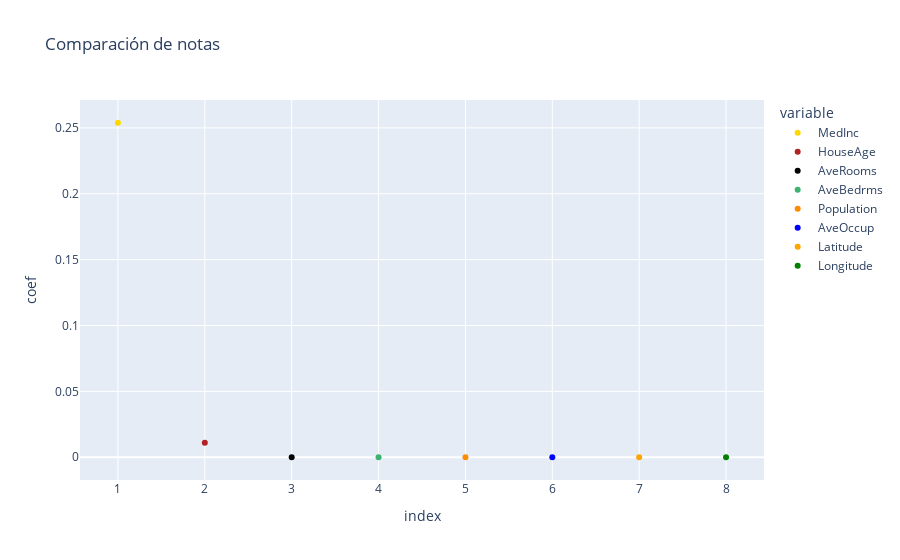

The notebook cell this image was saved under:
### Code cell
# Existe alguna correlación entre las notas de matemáticas y escritura
my_df = pd.DataFrame(columns = ["index","variable", "coef"])
my_df["index"] = [1, 2, 3, 4, 5 ,6 ,7 ,8]
my_df["variable"] = df_data.columns
my_df["coef"] = my_coef

fig = px.scatter(my_df, x="index", y="coef", color="variable", title = "Comparación de notas",
                color_discrete_map={"MedInc": "gold", "HouseAge": "firebrick",
                                    "AveRooms": "black", "AveBedrms": "mediumseagreen",
                                    "Population": "darkorange", "AveOccup": "blue", "Latitude": "orange",
                                    "Longitude": "green"},
                trendline="ols")
fig.show()

### Figure 1 — Plotly figure (JSON) as saved in the notebook; plotly's stock layout.template omitted (floating-point values rounded to 4 significant figures)
{"data": [{"hovertemplate": "variable=MedInc<br>index=%{x}<br>coef=%{y}<extra></extra>", "legendgroup": "MedInc", "marker": {"color": "gold", "symbol": "circle"}, "mode": "markers", "name": "MedInc", "orientation": "v", "showlegend": true, "type": "scatter", "x": [1], "xaxis": "x", "y": [0.2539], "yaxis": "y"}, {"hovertemplate": "variable=MedInc<extra></extra>", "legendgroup": "MedInc", "marker": {"color": "gold", "symbol": "circle"}, "mode": "lines", "name": "MedInc", "showlegend": false, "type": "scatter", "xaxis": "x", "yaxis": "y"}, {"hovertemplate": "variable=HouseAge<br>index=%{x}<br>coef=%{y}<extra></extra>", "legendgroup": "HouseAge", "marker": {"color": "firebrick", "symbol": "circle"}, "mode": "markers", "name": "HouseAge", "orientation": "v", "showlegend": true, "type": "scatter", "x": [2], "xaxis": "x", "y": [0.01097], "yaxis": "y"}, {"hovertemplate": "variable=HouseAge<extra></extra>", "legendgroup": "HouseAge", "marker": {"color": "firebrick", "symbol": "circle"}, "mode": "lines", "name": "HouseAge", "showlegend": false, "type": "scatter", "xaxis": "x", "yaxis": "y"}, {"hovertemplate": "variable=AveRooms<br>index=%{x}<br>coef=%{y}<extra></extra>", "legendgroup": "AveRooms", "marker": {"color": "black", "symbol": "circle"}, "mode": "markers", "name": "AveRooms", "orientation": "v", "showlegend": true, "type": "scatter", "x": [3], "xaxis": "x", "y": [0], "yaxis": "y"}, {"hovertemplate": "variable=AveRooms<extra></extra>", "legendgroup": "AveRooms", "marker": {"color": "black", "symbol": "circle"}, "mode": "lines", "name": "AveRooms", "showlegend": false, "type": "scatter", "xaxis": "x", "yaxis": "y"}, {"hovertemplate": "variable=AveBedrms<br>index=%{x}<br>coef=%{y}<extra></extra>", "legendgroup": "AveBedrms", "marker": {"color": "mediumseagreen", "symbol": "circle"}, "mode": "markers", "name": "AveBedrms", "orientation": "v", "showlegend": true, "type": "scatter", "x": [4], "xaxis": "x", "y": [0], "yaxis": "y"}, {"hovertemplate": "variable=AveBedrms<extra></extra>", "legendgroup": "AveBedrms", "marker": {"color": "mediumseagreen", "symbol": "circle"}, "mode": "lines", "name": "AveBedrms", "showlegend": false, "type": "scatter", "xaxis": "x", "yaxis": "y"}, {"hovertemplate": "variable=Population<br>index=%{x}<br>coef=%{y}<extra></extra>", "legendgroup": "Population", "marker": {"color": "darkorange", "symbol": "circle"}, "mode": "markers", "name": "Population", "orientation": "v", "showlegend": true, "type": "scatter", "x": [5], "xaxis": "x", "y": [1.118e-05], "yaxis": "y"}, {"hovertemplate": "variable=Population<extra></extra>", "legendgroup": "Population", "marker": {"color": "darkorange", "symbol": "circle"}, "mode": "lines", "name": "Population", "showlegend": false, "type": "scatter", "xaxis": "x", "yaxis": "y"}, {"hovertemplate": "variable=AveOccup<br>index=%{x}<br>coef=%{y}<extra></extra>", "legendgroup": "AveOccup", "marker": {"color": "blue", "symbol": "circle"}, "mode": "markers", "name": "AveOccup", "orientation": "v", "showlegend": true, "type": "scatter", "x": [6], "xaxis": "x", "y": [0], "yaxis": "y"}, {"hovertemplate": "variable=AveOccup<extra></extra>", "legendgroup": "AveOccup", "marker": {"color": "blue", "symbol": "circle"}, "mode": "lines", "name": "AveOccup", "showlegend": false, "type": "scatter", "xaxis": "x", "yaxis": "y"}, {"hovertemplate": "variable=Latitude<br>index=%{x}<br>coef=%{y}<extra></extra>", "legendgroup": "Latitude", "marker": {"color": "orange", "symbol": "circle"}, "mode": "markers", "name": "Latitude", "orientation": "v", "showlegend": true, "type": "scatter", "x": [7], "xaxis": "x", "y": [0], "yaxis": "y"}, {"hovertemplate": "variable=Latitude<extra></extra>", "legendgroup": "Latitude", "marker": {"color": "orange", "symbol": "circle"}, "mode": "lines", "name": "Latitude", "showlegend": false, "type": "scatter", "xaxis": "x", "yaxis": "y"}, {"hovertemplate": "variable=Longitude<br>index=%{x}<br>coef=%{y}<extra></extra>", "legendgroup": "Longitude", "marker": {"color": "green", "symbol": "circle"}, "mode": "markers", "name": "Longitude", "orientation": "v", "showlegend": true, "type": "scatter", "x": [8], "xaxis": "x", "y": [0], "yaxis": "y"}, {"hovertemplate": "variable=Longitude<extra></extra>", "legendgroup": "Longitude", "marker": {"color": "green", "symbol": "circle"}, "mode": "lines", "name": "Longitude", "showlegend": false, "type": "scatter", "xaxis": "x", "yaxis": "y"}], "layout": {"legend": {"title": {"text": "variable"}, "tracegroupgap": 0}, "title": {"text": "Comparación de notas"}, "xaxis": {"anchor": "y", "domain": [0, 1], "title": {"text": "index"}}, "yaxis": {"anchor": "x", "domain": [0, 1], "title": {"text": "coef"}}}}
